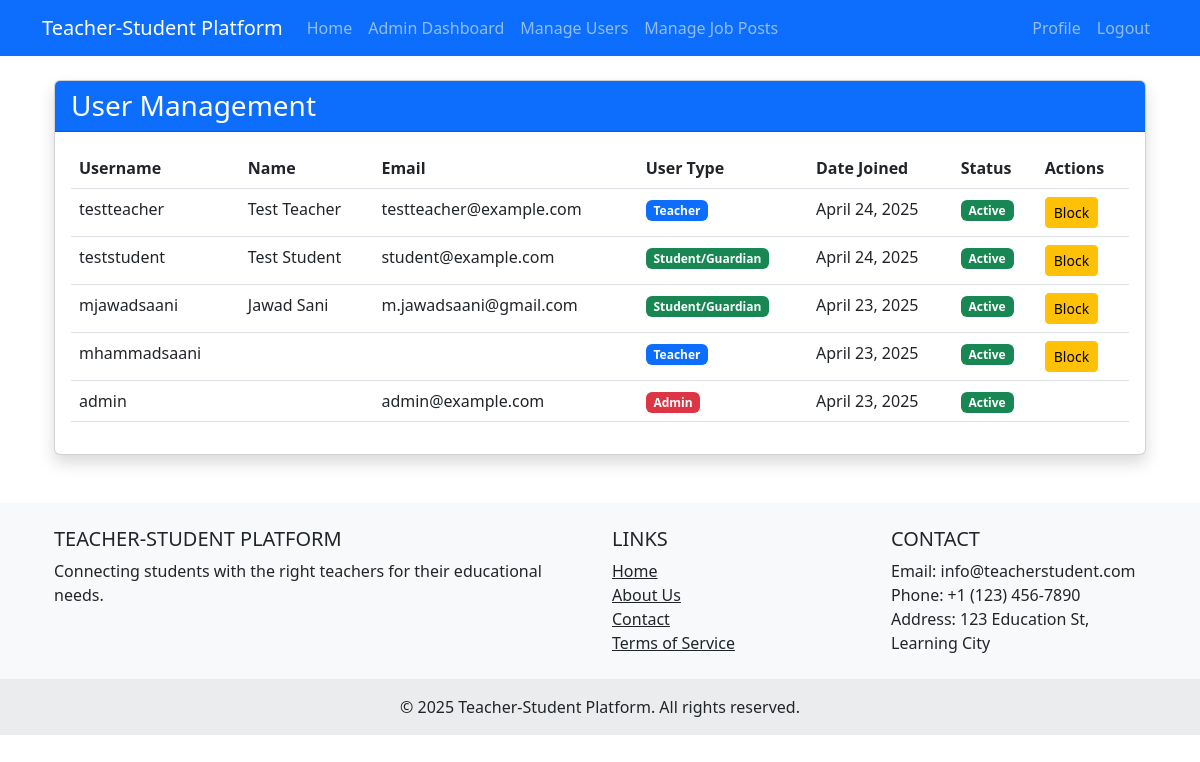
Page /admin-panel/users/ (signed in) on the committed database.
### accounts/models.py (models this page shows, shortened)
class User(AbstractUser):
    USER_TYPE_CHOICES = (
        ('admin', 'Admin'),
        ('teacher', 'Teacher'),
        ('student', 'Student/Guardian'),
    )
    user_type = models.CharField(max_length=10, choices=USER_TYPE_CHOICES, default='student')
    phone_number = models.CharField(max_length=15, blank=True, null=True)
    address = models.TextField(blank=True, null=True)
    profile_picture = models.ImageField(upload_to='profile_pictures/', blank=True, null=True)
    is_blocked = models.BooleanField(default=False)
    @property
    def is_admin(self):
        return self.user_type == 'admin'
    @property
    def is_teacher(self):
        return self.user_type == 'teacher'
    @property
    def is_student(self):
        return self.user_type == 'student'

### admin_panel/views.py (the view)
# urls.py: path('users/', views.user_list, name='user_list'),
@login_required
@admin_required
def user_list(request):
    users = User.objects.all().order_by('-date_joined')
    context = {
        'users': users,
    }
    return render(request, 'admin_panel/user_list.html', context)

### templates/admin_panel/user_list.html (shortened to what this page needs)
{% extends 'base.html' %}
{% block content %}
<div class="container mt-4">
    <div class="row">
        <div class="col-md-12">
            <div class="card shadow">
                <div class="card-header bg-primary text-white">
                    <h3 class="mb-0">User Management</h3>
                </div>
                <div class="card-body">
                    <div class="table-responsive">
                        <table class="table table-hover">
                            <thead>
                                <tr>
                                    <th>Username</th>
                                    <th>Name</th>
                                    <th>Email</th>
                                    <th>User Type</th>
                                    <th>Date Joined</th>
                                    <th>Status</th>
                                    <th>Actions</th>
                                </tr>
                            </thead>
                            <tbody>
                                {% for user in users %}
                                    <tr>
                                        <td>{{ user.username }}</td>
                                        <td>{{ user.get_full_name }}</td>
                                        <td>{{ user.email }}</td>
                                        <td>
                                            <span class="badge {% if user.user_type == 'admin' %}bg-danger{% elif user.user_type == 'teacher' %}bg-primary{% else %}bg-success{% endif %}">
                                                {{ user.get_user_type_display }}
                                            </span>
                                        </td>
                                        <td>{{ user.date_joined|date:"F j, Y" }}</td>
                                        <td>
                                            {% if user.is_active %}
                                                {% if user.is_blocked %}
                                                    <span class="badge bg-danger">Blocked</span>
                                                {% else %}
                                                    <span class="badge bg-success">Active</span>
                                                {% endif %}
                                            {% else %}
                                                <span class="badge bg-secondary">Inactive</span>
                                            {% endif %}
                                        </td>
                                        <td>
                                            {% if user.user_type != 'admin' %}
                                                {% if user.is_blocked %}
                                                    <a href="{% url 'admin_panel:unblock_user' user.pk %}" class="btn btn-sm btn-success">Unblock</a>
                                                {% else %}
                                                    <a href="{% url 'admin_panel:block_user' user.pk %}" class="btn btn-sm btn-warning">Block</a>
                                                {% endif %}
                                            {% endif %}
                                        </td>
                                    </tr>
                                {% endfor %}
                            </tbody>
                        </table>
                    </div>
                </div>
            </div>
        </div>
    </div>
</div>
{% endblock %}

### rows in the picture
User: username "testteacher", get_full_name "Test Teacher", email "testteacher@example.com", user_type "Teacher", date_joined "April 24, 2025", is_active "Active", is_blocked "Block"
User: username "teststudent", get_full_name "Test Student", email "student@example.com", user_type "Student/Guardian", date_joined "April 24, 2025", is_active "Active", is_blocked "Block"
User: username "mjawadsaani", get_full_name "Jawad Sani", email "m.jawadsaani@gmail.com", user_type "Student/Guardian", date_joined "April 23, 2025", is_active "Active", is_blocked "Block"
User: username "mhammadsaani", user_type "Teacher", date_joined "April 23, 2025", is_active "Active", is_blocked "Block"
User: username "admin", email "admin@example.com", user_type "Admin", date_joined "April 23, 2025", is_active "Active"
